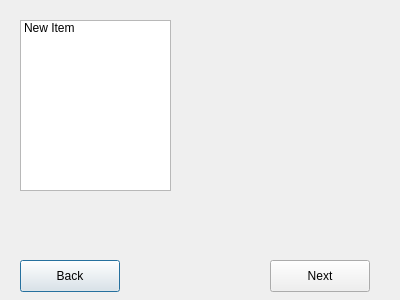
<?xml version="1.0" encoding="UTF-8"?>
<ui version="4.0">
 <class>CourseSelectionWindow</class>
 <widget class="QDialog" name="CourseSelectionWindow">
  <property name="geometry">
   <rect>
    <x>0</x>
    <y>0</y>
    <width>400</width>
    <height>300</height>
   </rect>
  </property>
  <property name="windowTitle">
   <string>Dialog</string>
  </property>
  <widget class="QPushButton" name="BackButton">
   <property name="geometry">
    <rect>
     <x>20</x>
     <y>260</y>
     <width>100</width>
     <height>32</height>
    </rect>
   </property>
   <property name="text">
    <string>Back</string>
   </property>
  </widget>
  <widget class="QPushButton" name="NextButton">
   <property name="geometry">
    <rect>
     <x>270</x>
     <y>260</y>
     <width>100</width>
     <height>32</height>
    </rect>
   </property>
   <property name="text">
    <string>Next</string>
   </property>
  </widget>
  <widget class="QComboBox" name="CourseComboBox">
   <property name="geometry">
    <rect>
     <x>20</x>
     <y>30</y>
     <width>103</width>
     <height>32</height>
    </rect>
   </property>
  </widget>
  <widget class="QListWidget" name="CourseListWidget">
   <property name="geometry">
    <rect>
     <x>20</x>
     <y>20</y>
     <width>151</width>
     <height>171</height>
    </rect>
   </property>
   <property name="selectionMode">
    <enum>QAbstractItemView::SelectionMode::MultiSelection</enum>
   </property>
   <item>
    <property name="text">
     <string>New Item</string>
    </property>
   </item>
  </widget>
 </widget>
 <resources/>
 <connections/>
</ui>
